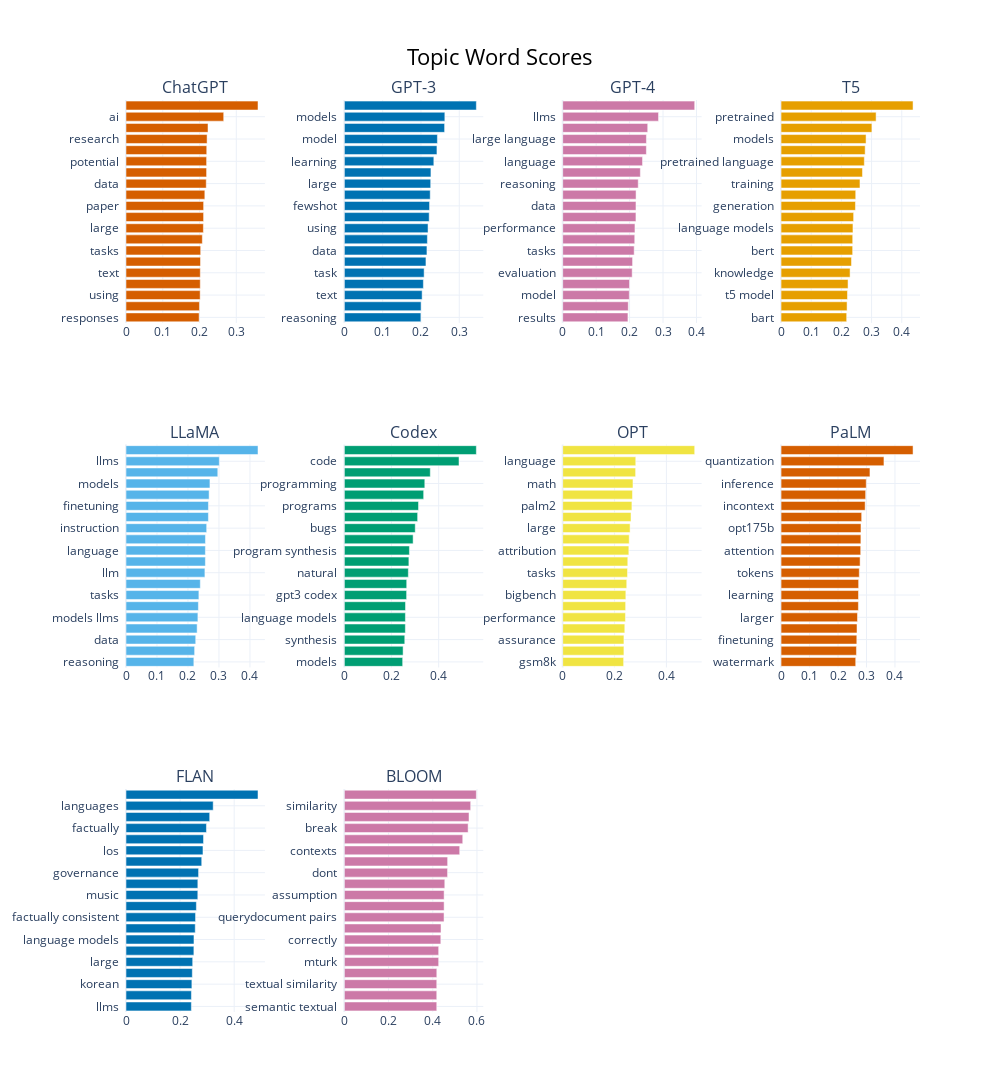

Notebook cell for this chart:
### Code cell
topic_model.visualize_barchart(custom_labels=True, top_n_topics = 20, n_words = 20 , height= 1000)
# lists more fingerprints, from 10 to 50

### Figure 1 — Plotly figure (JSON) as saved in the notebook; plotly's stock layout.template omitted (floating-point values rounded to 4 significant figures)
{"data": [{"marker": {"color": "#D55E00"}, "orientation": "h", "type": "bar", "x": [0.1989, 0.1998, 0.2017, 0.202, 0.2021, 0.2027, 0.2031, 0.2076, 0.2105, 0.211, 0.2111, 0.2144, 0.2183, 0.2192, 0.2192, 0.2196, 0.2205, 0.2231, 0.2657, 0.359], "xaxis": "x", "y": ["responses  ", "language models  ", "using  ", "analysis  ", "text  ", "generative  ", "tasks  ", "chatgpts  ", "large  ", "large language  ", "paper  ", "models  ", "data  ", "language  ", "potential  ", "study  ", "research  ", "llms  ", "ai  ", "chatgpt  "], "yaxis": "y"}, {"marker": {"color": "#0072B2"}, "orientation": "h", "type": "bar", "x": [0.1998, 0.2003, 0.2031, 0.2063, 0.2083, 0.213, 0.2156, 0.2168, 0.2185, 0.2215, 0.2224, 0.2242, 0.2254, 0.226, 0.2336, 0.2417, 0.2429, 0.2617, 0.2623, 0.3446], "xaxis": "x2", "y": ["reasoning  ", "gpt35  ", "text  ", "large language  ", "task  ", "performance  ", "data  ", "knowledge  ", "using  ", "tasks  ", "fewshot  ", "human  ", "large  ", "training  ", "learning  ", "language models  ", "model  ", "language  ", "models  ", "gpt3  "], "yaxis": "y2"}, {"marker": {"color": "#CC79A7"}, "orientation": "h", "type": "bar", "x": [0.1951, 0.1961, 0.1992, 0.1998, 0.2078, 0.2089, 0.2137, 0.2154, 0.216, 0.219, 0.2191, 0.2194, 0.2259, 0.2322, 0.2387, 0.2502, 0.2503, 0.2542, 0.2866, 0.3947], "xaxis": "x3", "y": ["results  ", "gpt35  ", "model  ", "using  ", "evaluation  ", "chatgpt gpt4  ", "tasks  ", "llm  ", "performance  ", "models llms  ", "data  ", "human  ", "reasoning  ", "language models  ", "language  ", "large  ", "large language  ", "models  ", "llms  ", "gpt4  "], "yaxis": "y3"}, {"marker": {"color": "#E69F00"}, "orientation": "h", "type": "bar", "x": [0.2175, 0.2187, 0.2201, 0.222, 0.2287, 0.2334, 0.2373, 0.2374, 0.2383, 0.2405, 0.2465, 0.2474, 0.2615, 0.2698, 0.2759, 0.2787, 0.2817, 0.3011, 0.3149, 0.4374], "xaxis": "x4", "y": ["bart  ", "finetuning  ", "t5 model  ", "text  ", "knowledge  ", "task  ", "bert  ", "transformer  ", "language models  ", "plms  ", "generation  ", "tasks  ", "training  ", "language  ", "pretrained language  ", "pretraining  ", "models  ", "model  ", "pretrained  ", "t5  "], "yaxis": "y4"}, {"marker": {"color": "#56B4E9"}, "orientation": "h", "type": "bar", "x": [0.2189, 0.2214, 0.225, 0.2295, 0.232, 0.2336, 0.2352, 0.2398, 0.2546, 0.2562, 0.2562, 0.2564, 0.2603, 0.2659, 0.266, 0.2681, 0.2709, 0.2962, 0.3011, 0.426], "xaxis": "x5", "y": ["reasoning  ", "performance  ", "data  ", "tuning  ", "models llms  ", "training  ", "tasks  ", "context  ", "llm  ", "language models  ", "language  ", "quantization  ", "instruction  ", "large  ", "finetuning  ", "large language  ", "models  ", "model  ", "llms  ", "llama  "], "yaxis": "y5"}, {"marker": {"color": "#009E73"}, "orientation": "h", "type": "bar", "x": [0.2473, 0.2491, 0.2562, 0.2587, 0.2589, 0.2593, 0.264, 0.2645, 0.2714, 0.2737, 0.276, 0.2916, 0.3006, 0.3108, 0.3145, 0.3364, 0.3412, 0.3645, 0.4862, 0.5598], "xaxis": "x6", "y": ["models  ", "large  ", "synthesis  ", "copilot  ", "language models  ", "generate  ", "gpt3 codex  ", "natural language  ", "natural  ", "generation  ", "program synthesis  ", "language  ", "bugs  ", "code generation  ", "programs  ", "repair  ", "programming  ", "program  ", "code  ", "codex  "], "yaxis": "y6"}, {"marker": {"color": "#F0E442"}, "orientation": "h", "type": "bar", "x": [0.235, 0.2362, 0.2362, 0.2395, 0.242, 0.2427, 0.2435, 0.247, 0.25, 0.251, 0.2551, 0.2565, 0.2599, 0.2635, 0.267, 0.2691, 0.271, 0.2813, 0.2818, 0.5092], "xaxis": "x7", "y": ["gsm8k  ", "interpreter  ", "assurance  ", "llms  ", "performance  ", "prompting  ", "bigbench  ", "capabilities  ", "tasks  ", "model  ", "attribution  ", "large language  ", "large  ", "reasoning  ", "palm2  ", "language models  ", "math  ", "models  ", "language  ", "palm  "], "yaxis": "y7"}, {"marker": {"color": "#D55E00"}, "orientation": "h", "type": "bar", "x": [0.2622, 0.2648, 0.2661, 0.2668, 0.2684, 0.2716, 0.272, 0.2725, 0.2748, 0.2776, 0.2798, 0.2804, 0.2807, 0.2831, 0.2954, 0.2971, 0.2992, 0.3123, 0.3614, 0.4636], "xaxis": "x8", "y": ["watermark  ", "scaling  ", "finetuning  ", "memory  ", "larger  ", "language  ", "learning  ", "incontext learning  ", "tokens  ", "compression  ", "attention  ", "model  ", "opt175b  ", "language models  ", "incontext  ", "models  ", "inference  ", "perplexity  ", "quantization  ", "opt  "], "yaxis": "y8"}, {"marker": {"color": "#0072B2"}, "orientation": "h", "type": "bar", "x": [0.2417, 0.2418, 0.2436, 0.2452, 0.2466, 0.251, 0.2513, 0.256, 0.2571, 0.2602, 0.2655, 0.2656, 0.2683, 0.28, 0.2846, 0.2866, 0.2974, 0.3094, 0.3224, 0.4881], "xaxis": "x9", "y": ["llms  ", "research  ", "korean  ", "factually inconsistent  ", "large  ", "englishcentric  ", "language models  ", "openworld  ", "factually consistent  ", "performance  ", "music  ", "model  ", "governance  ", "language  ", "los  ", "models  ", "factually  ", "multilingual language  ", "languages  ", "multilingual  "], "yaxis": "y9"}, {"marker": {"color": "#CC79A7"}, "orientation": "h", "type": "bar", "x": [0.418, 0.418, 0.418, 0.4183, 0.4267, 0.4267, 0.4364, 0.4373, 0.451, 0.4513, 0.4513, 0.4544, 0.467, 0.4673, 0.5219, 0.5356, 0.56, 0.5639, 0.5716, 0.5972], "xaxis": "x10", "y": ["semantic textual  ", "variety language  ", "textual similarity  ", "opensource llms  ", "mturk  ", "querydocument  ", "correctly  ", "interesting findings  ", "querydocument pairs  ", "sts  ", "assumption  ", "common  ", "dont  ", "reason  ", "contexts  ", "models correctly  ", "break  ", "definitive  ", "similarity  ", "assumptions  "], "yaxis": "y10"}], "layout": {"annotations": [{"font": {"size": 16}, "showarrow": false, "text": "ChatGPT", "x": 0.0875, "xanchor": "center", "xref": "paper", "y": 1, "yanchor": "bottom", "yref": "paper"}, {"font": {"size": 16}, "showarrow": false, "text": "GPT-3", "x": 0.3625, "xanchor": "center", "xref": "paper", "y": 1, "yanchor": "bottom", "yref": "paper"}, {"font": {"size": 16}, "showarrow": false, "text": "GPT-4", "x": 0.6375, "xanchor": "center", "xref": "paper", "y": 1, "yanchor": "bottom", "yref": "paper"}, {"font": {"size": 16}, "showarrow": false, "text": "T5", "x": 0.9125, "xanchor": "center", "xref": "paper", "y": 1, "yanchor": "bottom", "yref": "paper"}, {"font": {"size": 16}, "showarrow": false, "text": "LLaMA", "x": 0.0875, "xanchor": "center", "xref": "paper", "y": 0.6222, "yanchor": "bottom", "yref": "paper"}, {"font": {"size": 16}, "showarrow": false, "text": "Codex", "x": 0.3625, "xanchor": "center", "xref": "paper", "y": 0.6222, "yanchor": "bottom", "yref": "paper"}, {"font": {"size": 16}, "showarrow": false, "text": "OPT", "x": 0.6375, "xanchor": "center", "xref": "paper", "y": 0.6222, "yanchor": "bottom", "yref": "paper"}, {"font": {"size": 16}, "showarrow": false, "text": "PaLM", "x": 0.9125, "xanchor": "center", "xref": "paper", "y": 0.6222, "yanchor": "bottom", "yref": "paper"}, {"font": {"size": 16}, "showarrow": false, "text": "FLAN", "x": 0.0875, "xanchor": "center", "xref": "paper", "y": 0.2444, "yanchor": "bottom", "yref": "paper"}, {"font": {"size": 16}, "showarrow": false, "text": "BLOOM", "x": 0.3625, "xanchor": "center", "xref": "paper", "y": 0.2444, "yanchor": "bottom", "yref": "paper"}], "height": 3000, "hoverlabel": {"bgcolor": "white", "font": {"family": "Rockwell", "size": 16}}, "showlegend": false, "title": {"font": {"color": "Black", "size": 22}, "text": "Topic Word Scores", "x": 0.5, "xanchor": "center", "yanchor": "top"}, "width": 1000, "xaxis": {"anchor": "y", "domain": [0, 0.175], "showgrid": true}, "xaxis10": {"anchor": "y10", "domain": [0.275, 0.45], "showgrid": true}, "xaxis11": {"anchor": "y11", "domain": [0.55, 0.725], "showgrid": true}, "xaxis12": {"anchor": "y12", "domain": [0.825, 1], "showgrid": true}, "xaxis2": {"anchor": "y2", "domain": [0.275, 0.45], "showgrid": true}, "xaxis3": {"anchor": "y3", "domain": [0.55, 0.725], "showgrid": true}, "xaxis4": {"anchor": "y4", "domain": [0.825, 1], "showgrid": true}, "xaxis5": {"anchor": "y5", "domain": [0, 0.175], "showgrid": true}, "xaxis6": {"anchor": "y6", "domain": [0.275, 0.45], "showgrid": true}, "xaxis7": {"anchor": "y7", "domain": [0.55, 0.725], "showgrid": true}, "xaxis8": {"anchor": "y8", "domain": [0.825, 1], "showgrid": true}, "xaxis9": {"anchor": "y9", "domain": [0, 0.175], "showgrid": true}, "yaxis": {"anchor": "x", "domain": [0.7556, 1], "showgrid": true}, "yaxis10": {"anchor": "x10", "domain": [0, 0.2444], "showgrid": true}, "yaxis11": {"anchor": "x11", "domain": [0, 0.2444], "showgrid": true}, "yaxis12": {"anchor": "x12", "domain": [0, 0.2444], "showgrid": true}, "yaxis2": {"anchor": "x2", "domain": [0.7556, 1], "showgrid": true}, "yaxis3": {"anchor": "x3", "domain": [0.7556, 1], "showgrid": true}, "yaxis4": {"anchor": "x4", "domain": [0.7556, 1], "showgrid": true}, "yaxis5": {"anchor": "x5", "domain": [0.3778, 0.6222], "showgrid": true}, "yaxis6": {"anchor": "x6", "domain": [0.3778, 0.6222], "showgrid": true}, "yaxis7": {"anchor": "x7", "domain": [0.3778, 0.6222], "showgrid": true}, "yaxis8": {"anchor": "x8", "domain": [0.3778, 0.6222], "showgrid": true}, "yaxis9": {"anchor": "x9", "domain": [0, 0.2444], "showgrid": true}}}
